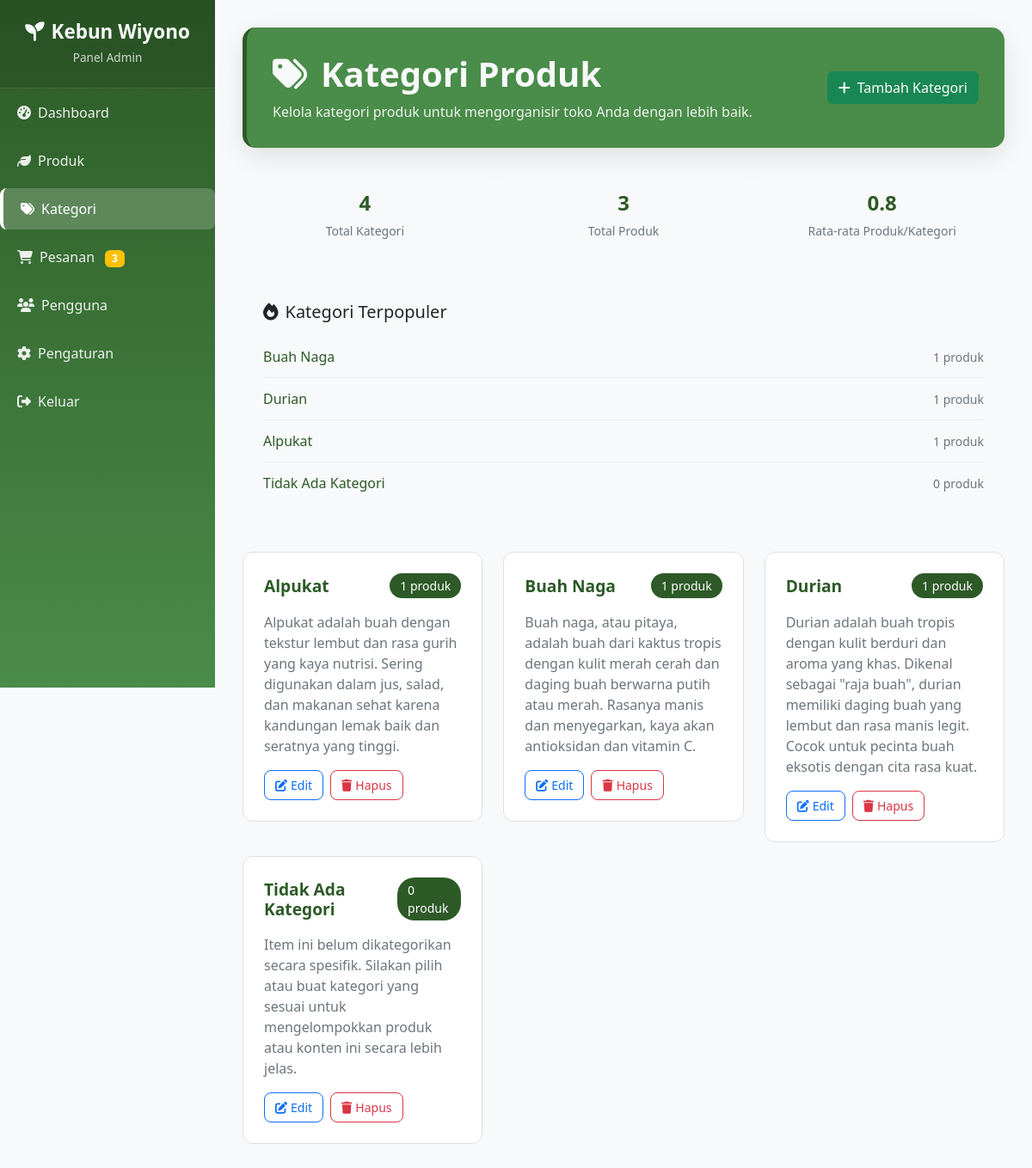
/fitur/kategori.php (signed in), run on the app's committed database.
### tables this page shows
CREATE TABLE `kategori` (
  `id_kategori` int NOT NULL AUTO_INCREMENT,
  `nama_kategori` varchar(100) DEFAULT NULL,
  `deskripsi` text,
  `created_at` timestamp NULL DEFAULT CURRENT_TIMESTAMP,
  PRIMARY KEY (`id_kategori`)
);

### fitur/kategori.php (the view, shortened to what this page needs)
<?php
require '../config.php';
$kategorieQuery = "
    SELECT k.*, COUNT(p.id) as jumlah_produk
    FROM kategori k
    LEFT JOIN produk p ON k.id_kategori = p.id_kategori
    GROUP BY k.id_kategori
    ORDER BY k.nama_kategori ASC
";
$kategorieResult = mysqli_query($conn, $kategorieQuery);
$totalKategori = mysqli_num_rows($kategorieResult);
$totalProdukQuery = "SELECT COUNT(*) as total FROM produk";
$totalProduk = mysqli_fetch_assoc(mysqli_query($conn, $totalProdukQuery))['total'];
$popularKategoriQuery = "
    SELECT k.nama_kategori, COUNT(p.id) as jumlah_produk
    FROM kategori k
    LEFT JOIN produk p ON k.id_kategori = p.id_kategori
    GROUP BY k.id_kategori
    ORDER BY jumlah_produk DESC
    LIMIT 5
";
$popularKategoriResult = mysqli_query($conn, $popularKategoriQuery);
$resultPending = mysqli_query($conn, "SELECT COUNT(*) as total FROM pesanan WHERE status = 'pending'");
$pendingOrders = mysqli_fetch_assoc($resultPending)['total'];
$resultTotal = mysqli_query($conn, "SELECT COUNT(*) as total FROM pesanan");
$totalOrders = mysqli_fetch_assoc($resultTotal)['total'];
$total_notifications = $totalOrders + $pendingOrders;
?>
<!DOCTYPE html>
<html lang="en">
<head>
    <link href="https://cdn.jsdelivr.net/npm/bootstrap@5.3.3/dist/css/bootstrap.min.css" rel="stylesheet">
    <link rel="stylesheet" href="https://cdnjs.cloudflare.com/ajax/libs/font-awesome/6.4.0/css/all.min.css">
    <link rel="stylesheet" href="../assets/css/admin/kategori.css">
</head>
<body>
    <div class="sidebar" id="sidebar">
        <div class="sidebar-header">
            <h4><i class="fas fa-seedling me-2"></i>Kebun Wiyono</h4>
            <small>Panel Admin</small>
        </div>
        <ul class="nav flex-column sidebar-menu">
            <li class="nav-item"><a href="dashboard.php" class="nav-link text-white"><i class="fas fa-tachometer-alt me-2"></i>Dashboard</a></li>
            <li class="nav-item"><a href="proses_tambah_produk.php" class="nav-link text-white"><i class="fas fa-leaf me-2"></i>Produk</a></li>
            <li class="nav-item"><a href="kategori.php" class="nav-link text-white active"><i class="fas fa-tags me-2 active"></i>Kategori</a></li>
            <li class="nav-item">
                <a href="pesanan.php" class="nav-link text-white">
                    <i class="fas fa-shopping-cart me-2"></i>Pesanan
                    <?php if ($total_notifications > 0): ?>
                        <span class="badge bg-warning ms-2"><?= $total_notifications ?></span>
                    <?php endif; ?>
                </a>
            </li>
            <li class="nav-item"><a href="pengguna.php" class="nav-link text-white"><i class="fas fa-users me-2"></i>Pengguna</a></li>
            <li class="nav-item"><a href="pengaturan.php" class="nav-link text-white"><i class="fas fa-cog me-2"></i>Pengaturan</a></li>
            <li class="nav-item"><a href="../logout.php" class="nav-link text-white"><i class="fas fa-sign-out-alt me-2"></i>Keluar</a></li>
        </ul>
    </div>
    <div class="content">
        <div class="page-header fade-in">
            <div class="d-flex justify-content-between align-items-center">
                <div>
                    <h1><i class="fas fa-tags me-3"></i>Kategori Produk</h1>
                    <p class="welcome-text">Kelola kategori produk untuk mengorganisir toko Anda dengan lebih baik.</p>
                </div>
                <button class="btn btn-success" data-bs-toggle="modal" data-bs-target="#addCategoryModal">
                    <i class="fas fa-plus me-2"></i>Tambah Kategori
                </button>
            </div>
        </div>
        <div class="stats-mini fade-in">
            <div class="stat-mini">
                <div class="value"><?= $totalKategori ?></div>
                <div class="label">Total Kategori</div>
            </div>
            <div class="stat-mini">
                <div class="value"><?= $totalProduk ?></div>
                <div class="label">Total Produk</div>
            </div>
            <div class="stat-mini">
                <div class="value"><?= $totalKategori > 0 ? round($totalProduk / $totalKategori, 1) : 0 ?></div>
                <div class="label">Rata-rata Produk/Kategori</div>
            </div>
        </div>
        <?php if (mysqli_num_rows($popularKategoriResult) > 0): ?>
            <div class="popular-categories fade-in">
                <h5 class="mb-3"><i class="fas fa-fire me-2"></i>Kategori Terpopuler</h5>
                <?php while ($popular = mysqli_fetch_assoc($popularKategoriResult)): ?>
                    <div class="popular-item">
                        <span class="popular-name"><?= htmlspecialchars($popular['nama_kategori']) ?></span>
                        <span class="popular-count"><?= $popular['jumlah_produk'] ?> produk</span>
                    </div>
                <?php endwhile; ?>
            </div>
        <?php endif; ?>
        <div class="fade-in">
            <?php if (mysqli_num_rows($kategorieResult) > 0): ?>
                <div class="row">
                    <?php
                    mysqli_data_seek($kategorieResult, 0);
                    while ($kategori = mysqli_fetch_assoc($kategorieResult)):
                    ?>
                        <div class="col-md-6 col-lg-4">
                            <div class="category-card">
                                <div class="category-header">
                                    <h5 class="category-title"><?= htmlspecialchars($kategori['nama_kategori']) ?></h5>
                                    <span class="category-count"><?= $kategori['jumlah_produk'] ?> produk</span>
                                </div>
                                <div class="category-description">
                                    <?= $kategori['deskripsi'] ? htmlspecialchars($kategori['deskripsi']) : '<em>Tidak ada deskripsi</em>' ?>
                                </div>
                                <div class="category-actions">
                                    <button class="btn btn-outline-primary btn-category" onclick="editCategory(<?= $kategori['id_kategori'] ?>, '<?= addslashes($kategori['nama_kategori']) ?>', '<?= addslashes($kategori['deskripsi']) ?>')">
                                        <i class="fas fa-edit me-1"></i>Edit
                                    </button>
                                    <button class="btn btn-outline-danger btn-category" onclick="deleteCategory(<?= $kategori['id_kategori'] ?>, '<?= addslashes($kategori['nama_kategori']) ?>', <?= $kategori['jumlah_produk'] ?>)">
                                        <i class="fas fa-trash me-1"></i>Hapus
                                    </button>
                                </div>
                            </div>
                        </div>
                    <?php endwhile; ?>
                </div>
            <?php endif; ?>
        </div>
    </div>
</body>
</html>

### assets/css/admin/kategori.css (style rules this page uses)
:root { --primary-color: #2d5a27; --secondary-color: #4a8c49; --success-color: #198754; --warning-color: #ffc107; --danger-color: #dc3545; --info-color: #0dcaf0; --light-color: #f8f9fa; --dark-color: #212529; --sidebar-width: 250px; }
* { margin: 0; padding: 0; box-sizing: border-box; }
body { font-family: 'Segoe UI', Tahoma, Geneva, Verdana, sans-serif; background: var(--light-color); min-height: 100vh; overflow-x: hidden; }
.sidebar { position: fixed; top: 0; left: 0; height: 100vh; width: var(--sidebar-width); background: linear-gradient(180deg, var(--primary-color) 0%, var(--secondary-color) 100%); z-index: 1000; transition: transform 0.3s ease; overflow-y: auto; }
.sidebar-header { padding: 1.5rem 1rem; text-align: center; border-bottom: 1px solid rgba(255, 255, 255, 0.1); background: rgba(0, 0, 0, 0.1); color: var(--light-color); }
.sidebar-header h4 { font-size: 1.4rem; font-weight: 700; margin-bottom: 0.2rem; }
.sidebar-header small { opacity: 0.8; font-size: 0.85rem; }
.sidebar-menu .nav-link { padding: 12px 20px; margin: 4px 0; border-radius: 8px; transition: all 0.3s ease; font-weight: 500; color: rgba(255, 255, 255, 0.9) !important; }
.sidebar-menu .nav-link.active { background: rgba(255, 255, 255, 0.2); border-left: 4px solid #fff; color: white !important; }
.content { margin-left: var(--sidebar-width); padding: 2rem; min-height: 100vh; transition: all 0.3s ease; background-color: var(--light-color); color: var(--dark-color); }
.page-header { background: var(--secondary-color); padding: 30px; border-radius: 15px; box-shadow: 0 10px 30px rgba(0, 0, 0, 0.1); margin-bottom: 30px; border-left: 5px solid var(--primary-color); }
.page-header h1 { color: var(--light-color); font-weight: 700; margin-bottom: 8px; }
.page-header .welcome-text { color: rgba(255, 255, 255, 0.9); margin: 0; }
.category-card { border: 1px solid #e0e0e0; border-radius: 12px; padding: 1.5rem; margin-bottom: 1rem; transition: all 0.3s ease; background: #fff; }
.category-header { display: flex; justify-content: space-between; align-items: center; margin-bottom: 1rem; }
.category-title { font-size: 1.2rem; font-weight: 600; color: #2d5a27; margin: 0; }
.category-count { background: #2d5a27; color: white; padding: 0.25rem 0.75rem; border-radius: 20px; font-size: 0.875rem; font-weight: 500; }
.category-description { color: #6c757d; margin-bottom: 1rem; line-height: 1.5; }
.category-actions { display: flex; gap: 0.5rem; }
.btn-category { padding: 0.375rem 0.75rem; border-radius: 8px; font-size: 0.875rem; font-weight: 500; }
.stats-mini { display: flex; gap: 1rem; margin-bottom: 2rem; }
.stat-mini { background: #f8f9fa; padding: 1rem; border-radius: 8px; text-align: center; flex: 1; }
.stat-mini .value { font-size: 1.5rem; font-weight: 600; color: #2d5a27; }
.stat-mini .label { font-size: 0.875rem; color: #6c757d; margin-top: 0.25rem; }
.popular-categories { background: #f8f9fa; padding: 1.5rem; border-radius: 12px; margin-bottom: 2rem; }
.popular-item { display: flex; justify-content: space-between; align-items: center; padding: 0.75rem 0; border-bottom: 1px solid #e9ecef; }
.popular-item:last-child { border-bottom: none; }
.popular-name { font-weight: 500; color: #2d5a27; }
.popular-count { color: #6c757d; font-size: 0.875rem; }
.fade-in { animation: fadeIn 0.6s ease-in; }

### data on the page
kategori: nama_kategori "Alpukat", jumlah_produk "1", deskripsi "Alpukat adalah buah dengan tekstur lembut dan rasa gurih yang kaya nutrisi. Sering digunakan dalam jus, salad, dan makanan sehat karena kandungan lemak baik dan seratnya yang tinggi."
kategori: nama_kategori "Buah Naga", jumlah_produk "1", deskripsi "Buah naga, atau pitaya, adalah buah dari kaktus tropis dengan kulit merah cerah dan daging buah berwarna putih atau merah. Rasanya manis dan menyegarkan, kaya akan antioksidan dan vitamin C."
kategori: nama_kategori "Durian", jumlah_produk "1", deskripsi "Durian adalah buah tropis dengan kulit berduri dan aroma yang khas. Dikenal sebagai \"raja buah\", durian memiliki daging buah yang lembut dan rasa manis legit. Cocok untuk pecinta buah eksotis dengan cita rasa kuat."
kategori: nama_kategori "Tidak Ada Kategori", jumlah_produk "0", deskripsi "Item ini belum dikategorikan secara spesifik. Silakan pilih atau buat kategori yang sesuai untuk mengelompokkan produk atau konten ini secara lebih jelas."

### other printed values
$total_notifications "3"
$totalKategori "4"
$totalProduk "3"
$totalProduk / $totalKategori "0.8"
$popular['nama_kategori'] "Buah Naga"
$popular['jumlah_produk'] "1"
$popular['nama_kategori'] "Durian"
$popular['nama_kategori'] "Alpukat"
$popular['nama_kategori'] "Tidak Ada Kategori"
$popular['jumlah_produk'] "0"
